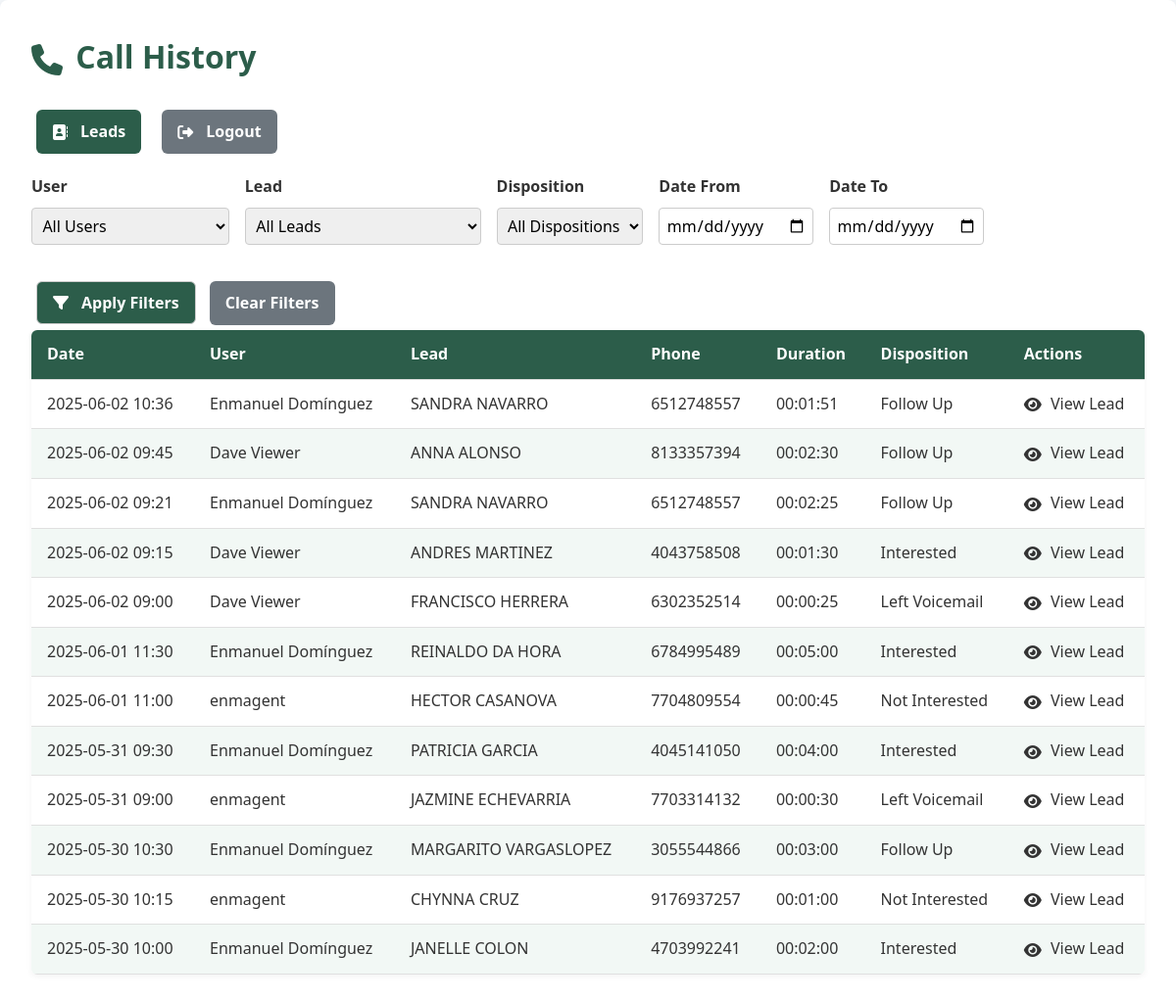
The page /calls/list.php (signed in) on the database as committed earlier.
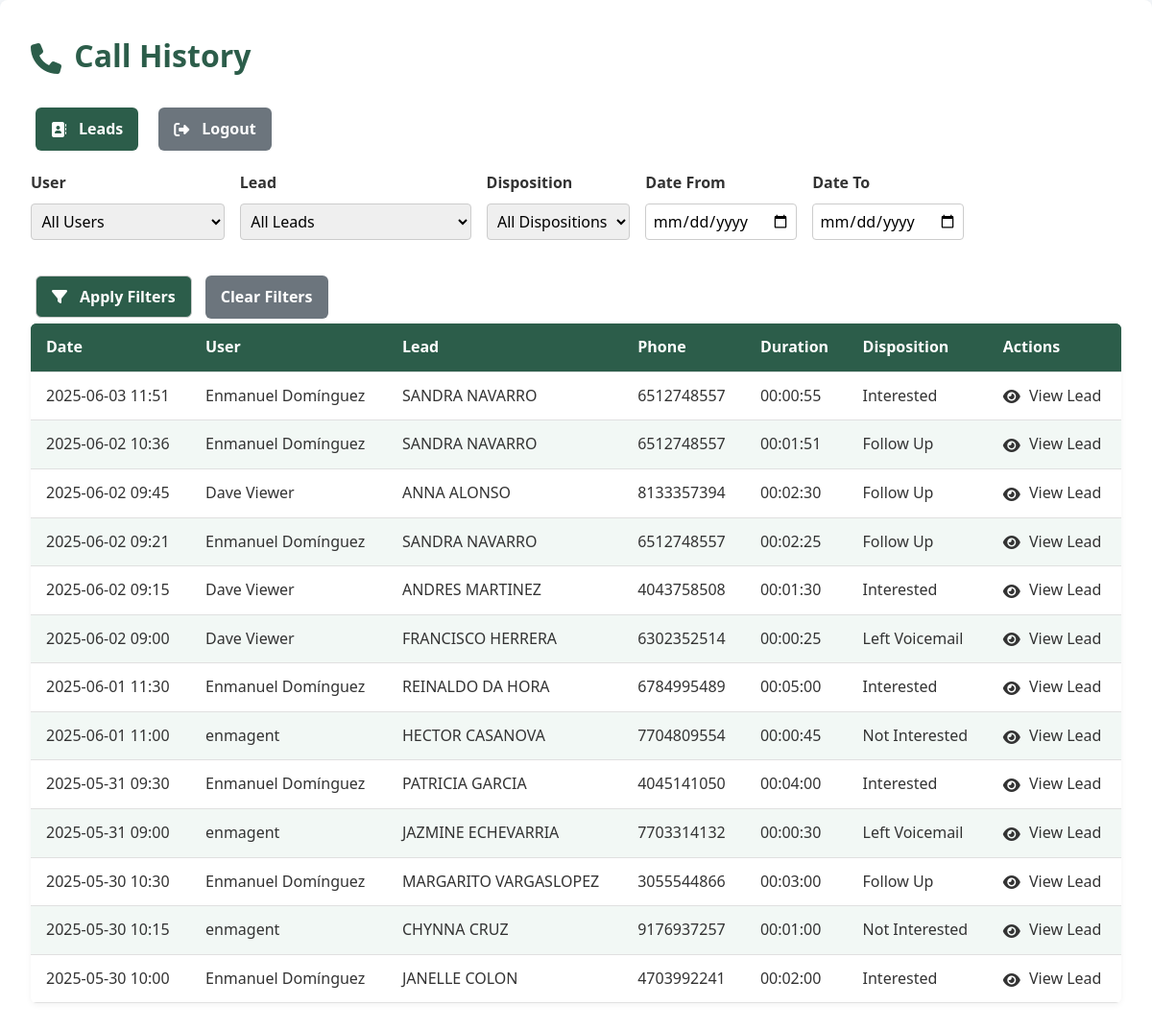
The same page on the database as committed later.
### tables this page shows
CREATE TABLE `interactions` (
  `id` int(11) NOT NULL,
  `lead_id` int(11) NOT NULL,
  `user_id` int(11) NOT NULL,
  `disposition_id` int(11) NOT NULL,
  `notes` text DEFAULT NULL,
  `interaction_time` datetime NOT NULL DEFAULT current_timestamp(),
  `duration_seconds` int(11) DEFAULT NULL,
  `created_at` datetime NOT NULL DEFAULT current_timestamp(),
  `updated_at` datetime NOT NULL DEFAULT current_timestamp() ON UPDATE current_timestamp()
);

CREATE TABLE `users` (
  `id` int(11) NOT NULL,
  `name` varchar(100) NOT NULL,
  `email` varchar(100) NOT NULL,
  `password_hash` varchar(255) NOT NULL,
  `status` enum('active','inactive') NOT NULL DEFAULT 'active',
  `created_at` datetime NOT NULL DEFAULT current_timestamp(),
  `updated_at` datetime NOT NULL DEFAULT current_timestamp() ON UPDATE current_timestamp()
);

CREATE TABLE `leads` (
  `id` int(11) NOT NULL,
  `external_id` varchar(100) NOT NULL,
  `prefix` varchar(20) DEFAULT NULL,
  `first_name` varchar(50) NOT NULL,
  `mi` varchar(10) DEFAULT NULL,
  `last_name` varchar(50) NOT NULL,
  `phone` varchar(20) NOT NULL,
  `email` varchar(100) DEFAULT NULL,
  `address_line` varchar(150) DEFAULT NULL,
  `suite_apt` varchar(50) DEFAULT NULL,
  `city` varchar(50) DEFAULT NULL,
  `state` char(2) DEFAULT NULL,
  `zip5` char(5) DEFAULT NULL,
  `zip4` char(4) DEFAULT NULL,
  `delivery_point_bar_code` varchar(20) DEFAULT NULL,
  `carrier_route` varchar(20) DEFAULT NULL,
  `fips_county_code` char(5) DEFAULT NULL,
  `county_name` varchar(50) DEFAULT NULL,
  `age` int(11) DEFAULT NULL,
  `insurance_interest_id` int(11) DEFAULT NULL,
  `source_id` int(11) NOT NULL,
  `status_id` int(11) NOT NULL DEFAULT 1,
  `do_not_call` tinyint(1) NOT NULL DEFAULT 0,
  `taken_by` int(11) DEFAULT NULL,
  `taken_at` datetime DEFAULT NULL,
  `created_at` datetime NOT NULL DEFAULT current_timestamp(),
  `updated_at` datetime NOT NULL DEFAULT current_timestamp() ON UPDATE current_timestamp(),
  `income` varchar(10) DEFAULT NULL,
  `language` varchar(10) DEFAULT NULL,
  `notes` text DEFAULT NULL
);

CREATE TABLE `dispositions` (
  `id` int(11) NOT NULL,
  `name` varchar(50) NOT NULL,
  `created_at` datetime NOT NULL DEFAULT current_timestamp()
);

### calls/list.php (the view, shortened to what this page needs)
<?php
$pdo = getPDO();
$page = max(1, (int) ($_GET['page'] ?? 1));
$perPage = (int) ($_GET['per_page'] ?? 20);
$perPage = in_array($perPage, [10, 20, 50, 100]) ? $perPage : 20;
$offset = ($page - 1) * $perPage;
$conds = [];
$params = [];
$where = !empty($conds) ? "WHERE " . implode(" AND ", $conds) : "";
$stmt = $pdo->prepare("
    SELECT
        i.id,
        i.created_at,
        i.duration_seconds,
        d.name AS disposition,
        u.name AS user,
        l.id AS lead_id,
        CONCAT(l.first_name, ' ', l.last_name) AS lead_name,
        l.phone
    FROM interactions i
    JOIN users u ON i.user_id = u.id
    JOIN leads l ON i.lead_id = l.id
    JOIN dispositions d ON i.disposition_id = d.id
    $where
    ORDER BY i.created_at DESC
    LIMIT $offset, $perPage
");
$stmt->execute($params);
$calls = $stmt->fetchAll(PDO::FETCH_ASSOC);
?>
<!DOCTYPE html>
<html lang="en">
<head>
  <link rel="stylesheet" href="./../assets/css/app.css">
  <link rel="stylesheet" href="https://cdnjs.cloudflare.com/ajax/libs/font-awesome/6.4.0/css/all.min.css">
</head>
<body>
  <div class="container">
    <h1><i class="fas fa-phone"></i> Call History</h1>
    <div class="actions">
      <div class="btn-group">
        <a class="btn" href="../leads/list.php"><i class="fas fa-address-book"></i> Leads</a>
        <a class="btn btn-secondary" href="../auth/logout.php"><i class="fas fa-sign-out-alt"></i> Logout</a>
      </div>
    </div>
    <form method="get" class="filters-form mb-4">
      <div style="display: flex; flex-wrap: wrap; gap: 1rem;">
        <div class="form-group">
          <label for="user">User</label>
          <select id="user" name="user" class="form-control">
            <option value="">All Users</option>
          </select>
        </div>
        <div class="form-group">
          <label for="lead">Lead</label>
          <select id="lead" name="lead" class="form-control">
            <option value="">All Leads</option>
          </select>
        </div>
        <div class="form-group">
          <label for="disposition">Disposition</label>
          <select id="disposition" name="disposition" class="form-control">
            <option value="">All Dispositions</option>
          </select>
        </div>
        <div class="form-group">
          <label for="date_from">Date From</label>
          <input type="date" id="date_from" name="date_from" value="<?= htmlspecialchars($_GET['date_from'] ?? '') ?>">
        </div>
        <div class="form-group">
          <label for="date_to">Date To</label>
          <input type="date" id="date_to" name="date_to" value="<?= htmlspecialchars($_GET['date_to'] ?? '') ?>">
        </div>
      </div>
      <div style="margin-top: 1rem;">
        <button type="submit" class="btn"><i class="fas fa-filter"></i> Apply Filters</button>
        <a href="list.php" class="btn btn-secondary">Clear Filters</a>
      </div>
    </form>
    <table class="table">
      <thead>
        <tr>
          <th>Date</th>
          <th>User</th>
          <th>Lead</th>
          <th>Phone</th>
          <th>Duration</th>
          <th>Disposition</th>
          <th>Actions</th>
        </tr>
      </thead>
      <tbody>
        <?php if (!$calls): ?>
          <tr>
            <td colspan="7" style="text-align:center;">No calls found.</td>
          </tr>
        <?php else: ?>
          <?php foreach ($calls as $call): ?>
            <tr>
              <td><?= htmlspecialchars(date('Y-m-d H:i', strtotime($call['created_at']))) ?></td>
              <td><?= htmlspecialchars($call['user']) ?></td>
              <td><?= htmlspecialchars($call['lead_name']) ?></td>
              <td><?= htmlspecialchars($call['phone']) ?></td>
              <td><?= $call['duration_seconds'] ? gmdate('H:i:s', $call['duration_seconds']) : '-' ?></td>
              <td><?= htmlspecialchars($call['disposition']) ?></td>
              <td>
                <a href="../leads/view.php?id=<?= htmlspecialchars($call['lead_id']) ?>">
                  <i class="fas fa-eye"></i> View Lead
                </a>
              </td>
            </tr>
          <?php endforeach; ?>
        <?php endif; ?>
      </tbody>
    </table>
  </div>
</body>
</html>

### assets/css/app.css (style rules this page uses)
*, *:before, *:after { box-sizing: border-box; margin: 0; padding: 0; }
body { font-family: 'Segoe UI', Tahoma, Geneva, Verdana, sans-serif; background-color: #f4f7fa; color: #333; line-height: 1.6; font-size: 1rem; }
a { text-decoration: none; color: inherit; }
button, input, select, textarea { font-family: inherit; font-size: inherit; padding: 0.5rem; border: 1px solid #ccc; border-radius: 4px; outline: none; transition: border-color 0.3s ease; }
.container { max-width: 1200px; margin: 0 auto; padding: 2rem; background-color: #ffffff; border-radius: 8px; box-shadow: 0 4px 12px rgba(0, 0, 0, 0.1); }
h1, h2, h3, h4, h5, h6 { font-weight: bold; margin-bottom: 1rem; color: #2c5d4a; }
h1 { font-size: 2rem; }
label { display: block; margin-bottom: 0.5rem; font-weight: bold; }
.actions { margin-top: 1.5rem; }
.actions .btn { margin-right: 0.5rem; }
.btn { margin: 5px; display: inline-flex; align-items: center; gap: 0.5rem; padding: 0.6rem 1rem; background-color: #2c5d4a; color: white; text-decoration: none; border-radius: 6px; font-weight: bold; cursor: pointer; transition: background-color 0.3s ease; }
.btn-secondary { background-color: #6c757d; }
.form-group { margin-bottom: 1.5rem; }
input[type="text"], input[type="email"], input[type="password"], input[type="tel"], select, textarea { width: 100%; padding: 0.6rem; border: 1px solid #ccc; border-radius: 4px; transition: border-color 0.3s ease; }
.table { width: 100%; border-collapse: collapse; margin-bottom: 1.5rem; background-color: #fff; border-radius: 6px; overflow: hidden; box-shadow: 0 2px 6px rgba(0, 0, 0, 0.05); }
.table th, .table td { padding: 12px 16px; border-bottom: 1px solid #e0e0e0; }
.table th { background-color: #2c5d4a; color: #fff; font-weight: 600; text-align: left; }
.table tr:nth-child(even) { background-color: #f2f8f5; }
.table thead { position: sticky; top: 0; background-color: #2c5d4a; color: white; z-index: 1; }
select { width: 100px; }
.btn i.fas { margin-right: 5px; }
.fas { vertical-align: middle; }
.fas { margin-right: 5px; }

### calls/list.php (style rules this page uses)
.filters-form .form-group { margin-bottom: 1rem; }
.filters-form label { display: block; font-weight: bold; margin-bottom: 0.5rem; }
.filters-form input[type="text"], .filters-form input[type="date"], .filters-form select { width: 100%; padding: 0.4rem; border-radius: 4px; border: 1px solid #ccc; }
.actions { margin-bottom: 1rem; }
.btn-group { display: flex; gap: 0.5rem; }

Rows that differ between the two databases and show on the page:
added interactions: created_at "2025-06-03 11:51", user.name "Enmanuel Domínguez", lead_name "SANDRA NAVARRO", lead.phone "6512748557", duration_seconds "00:00:55", disposition.name "Interested"
